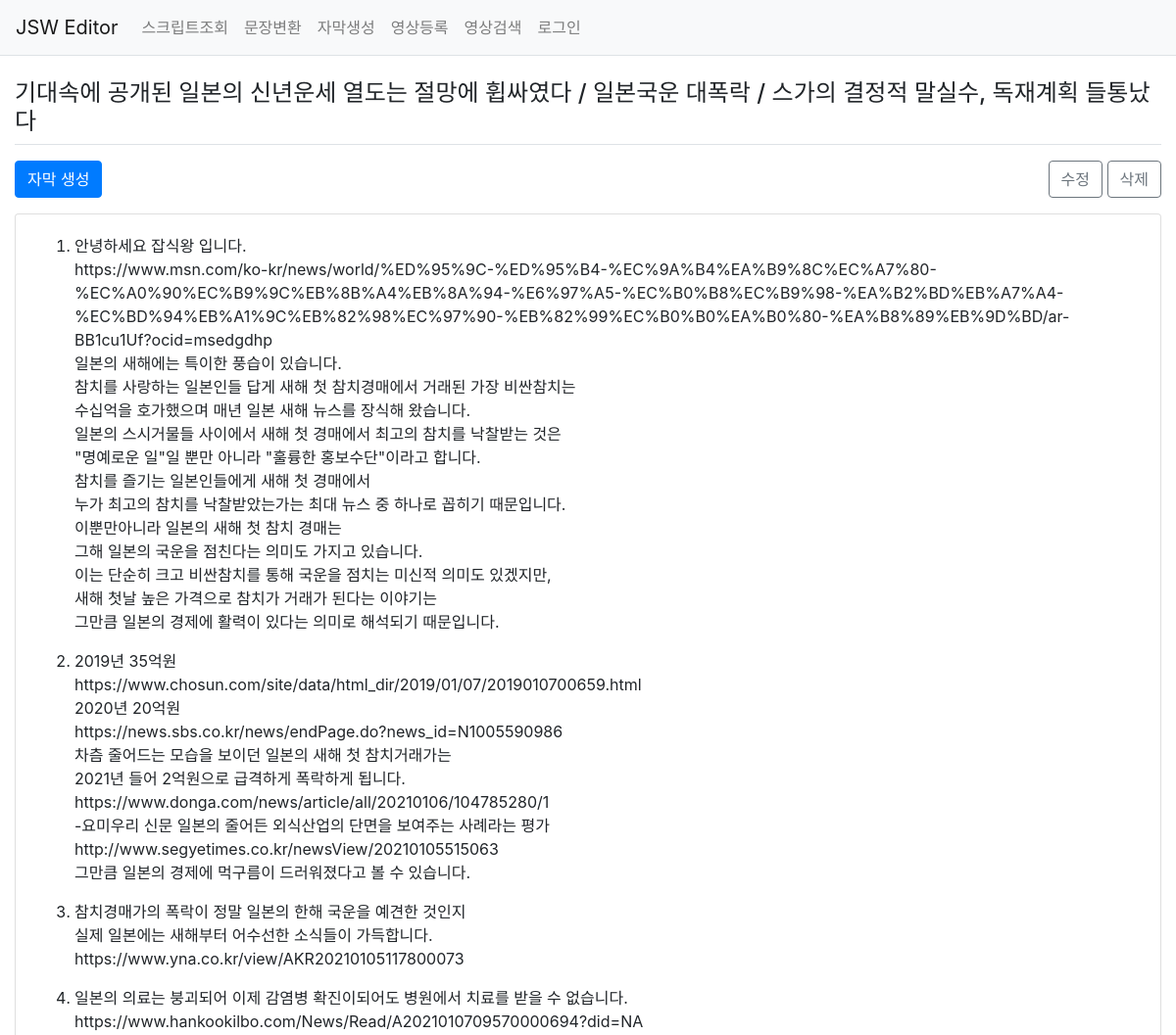
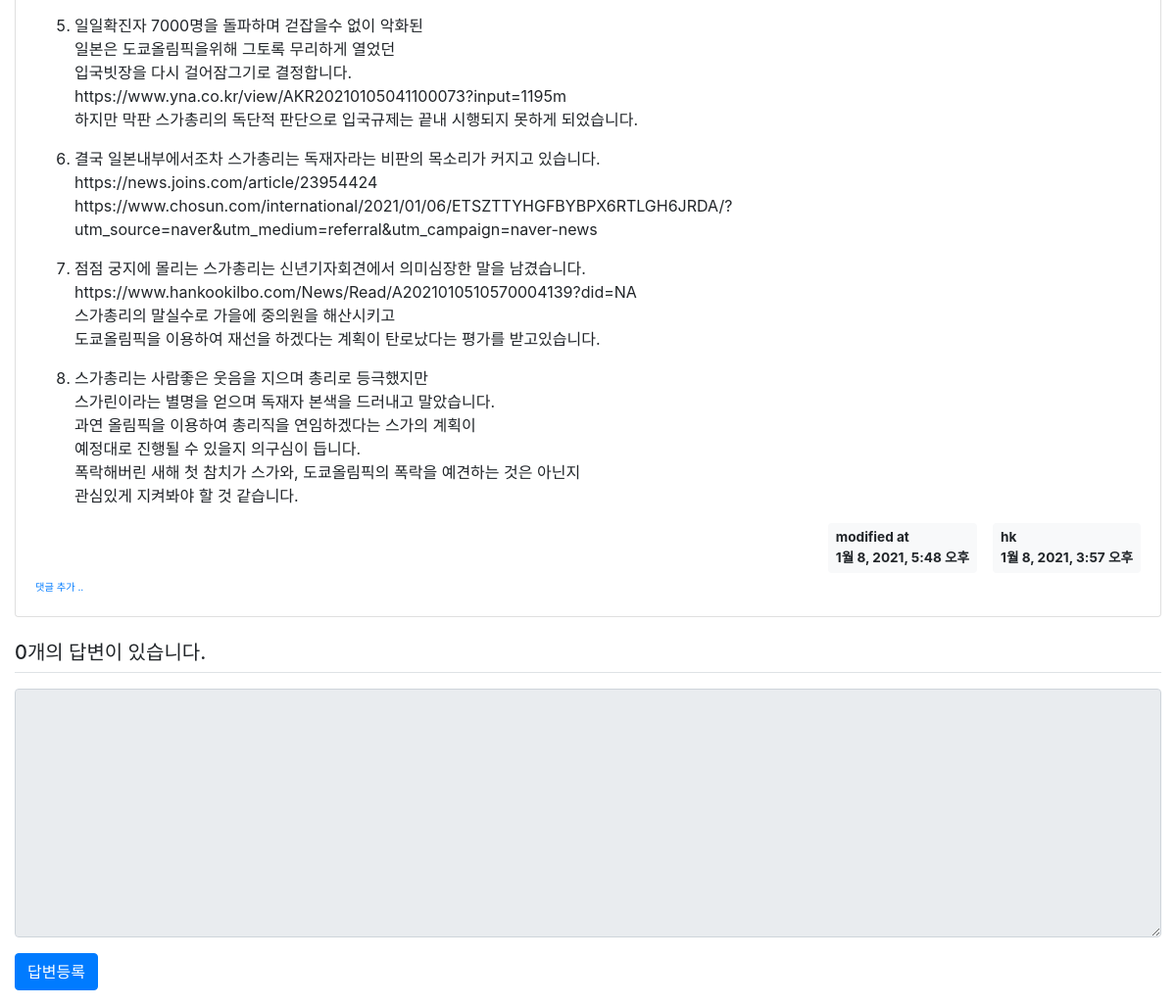
Screenshot of /pybo/148/ with the database file from the repository (2 pictures, top to bottom).
### pybo/models.py (models this page shows, shortened)
class Question(models.Model):
    author = models.ForeignKey(User, on_delete=models.CASCADE, related_name='author_question')
    subject = models.CharField(max_length=200)
    content = models.TextField()
    status = models.CharField(max_length=200, null=True, blank=True)
    create_date = models.DateTimeField()
    modify_date = models.DateTimeField(null=True, blank=True)
    download_flag = models.CharField(null=True, max_length=10, blank=True)
    upload_target = models.DateTimeField(null=True, blank=True)
    voter = models.ManyToManyField(User, related_name='voter_question')

### pybo/views/base_views.py (the view)
# urls.py: path('<int:question_id>/', base_views.detail, name='detail'),
def detail(request, question_id):
    question = get_object_or_404(Question, pk=question_id)
    context = {'question': question}
    return render(request, 'pybo/question_detail.html', context)

### pybo/templatetags/pybo_filter.py (called while the page is built)
@register.filter()
def mark(value):
    extensions = ["nl2br", "fenced_code"]
    return mark_safe(markdown.markdown(value, extensions=extensions))

### templates/pybo/question_detail.html (shortened to what this page needs)
{% extends 'base.html' %}
{% load pybo_filter %}
{% block content %}
<div class="container my-3">
    <h4 class="border-bottom py-2">{{ question.subject }}</h4>
    <form action="{% url 'pybo:editor' %}" method="post" class="my-3">
        <div class="row justify-content-between">
        <div class="col-2">
            <input type="submit" value="자막 생성" class="btn btn-primary">
        </div>
        <div class="col-4" style="text-align:right;">
            <a href="{% url 'pybo:question_modify' question.id  %}"
               class="btn btn-outline-secondary">수정</a>
            <a href="#" class="delete btn btn-outline-secondary"
               data-uri="{% url 'pybo:question_delete' question.id  %}">삭제</a>
        </div>
        </div>
    </form>
    <div class="row my-3">
        <div class="col-12">
            <div class="card">
                <div class="card-body">
                    <div class="card-text">{{ question.content|mark }}</div>
                    <div class="d-flex justify-content-end">
                        {% if question.modify_date %}
                        <div class="badge badge-light p-2 text-left mx-3">
                            <div class="mb-2">modified at</div>
                            <div>{{ question.modify_date }}</div>
                        </div>
                        {% endif %}
                        <div class="badge badge-light p-2 text-left">
                            <div class="mb-2">{{ question.author.username }}</div>
                            <div>{{ question.create_date }}</div>
                        </div>
                    </div>
                    <div>
                        <a href="{% url 'pybo:comment_create_question' question.id  %}"
                           class="small"><small>댓글 추가 ..</small></a>
                    </div>
                </div>
            </div>
        </div>
    </div>
    <h5 class="border-bottom my-3 py-2">{{question.answer_set.count}}개의 답변이 있습니다.</h5>
    <form action="{% url 'pybo:answer_create' question.id %}" method="post" class="my-3">
        <div class="form-group">
            <textarea {% if not user.is_authenticated %}disabled{% endif %}
              name="content" id="content" class="form-control" rows="10"></textarea>
        </div>
        <input type="submit" value="답변등록" class="btn btn-primary">
    </form>
</div>
{% endblock %}

### rows the page displays
Question: subject "기대속에 공개된 일본의 신년운세 열도는 절망에 휩싸였다 / 일본국운 대폭락 / 스가의 결정적 말실수, 독재계획 들통났다", content|mark "안녕하세요 잡식왕 입니다. https://www.msn.com/ko-kr/news/world/%ED%95%9C-%ED%95%B4-%EC%9A%B4%EA%B9%8C%EC%A7%80-%EC%A0%90%EC%B9%9C%EB%8B%A4%EB%8A%94-%E6%97%A5-%EC%B0%B8%EC%B9%98-%EA%B2%BD%EB%A7%A4-%EC%BD%94%EB%A1%9C%EB%82%98%EC%97%90-%EB%82%99%EC%B0%B0%EA%B0%80-%EA%B8%89%EB%9D%BD/ar-BB1cu1Uf?ocid=msedgdhp 일본의 새해에는 특이한 풍습이 있습니다. 참치를 사랑하는 일본인들 답게 새해 첫 참치경매에서 거래된 가장 비싼참치는 수십억을 호가했으며 매년 일본 새해 뉴스를 장식해 왔습니다. 일본의 스시거물들 사이에서 새해 첫 경매에서 최고의 참치를 낙찰받는 것은 \"명예로운 일\"일 뿐만 아니라 \"훌륭한 홍보수단\"이라고 합니다. 참치를 즐기는 일본인들에게 새해 첫 경매에서 누가 최고의 참치를 낙찰받았는가는 최대 뉴스 중 하나로 꼽히기 때문입니다. 이뿐만아니라 일본의 새해 첫 참치 경매는 그해 일본의 국운을 점친다는 의미도 가지고 있습니다. 이는 단순히 크고 비싼참치를 통해 국운을 점치는 미신적 의미도 있겠지만, 새해 첫날 높은 가격으로 참치가 거래가 된다는 이야기는 그만큼 일본의 경제에 활력이 있다는 의미로 해석되기 때문입니다.…", modify_date "1월 8, 2021, 5:48 오후", author.username "hk", create_date "1월 8, 2021, 3:57 오후", answer_set.count "0"
